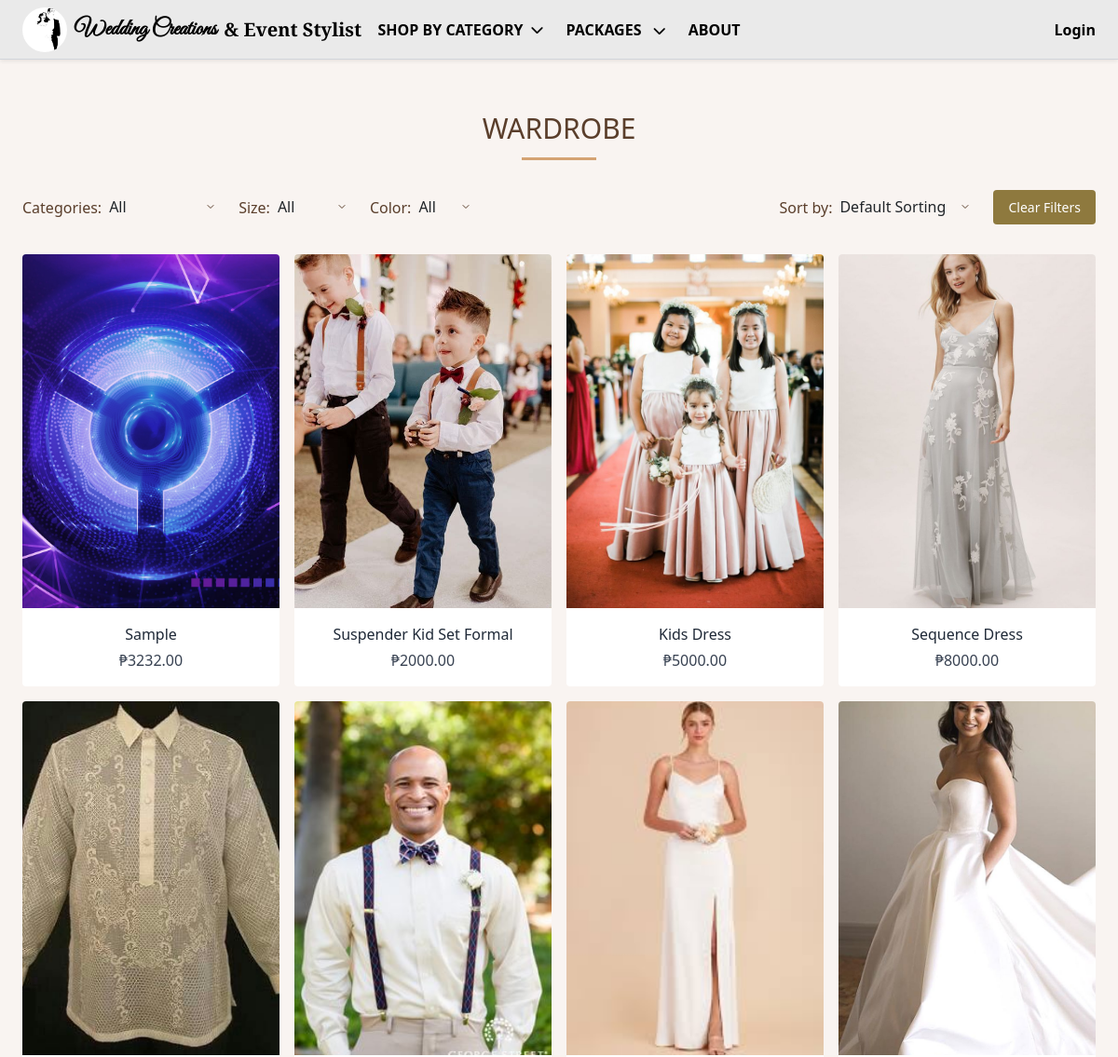
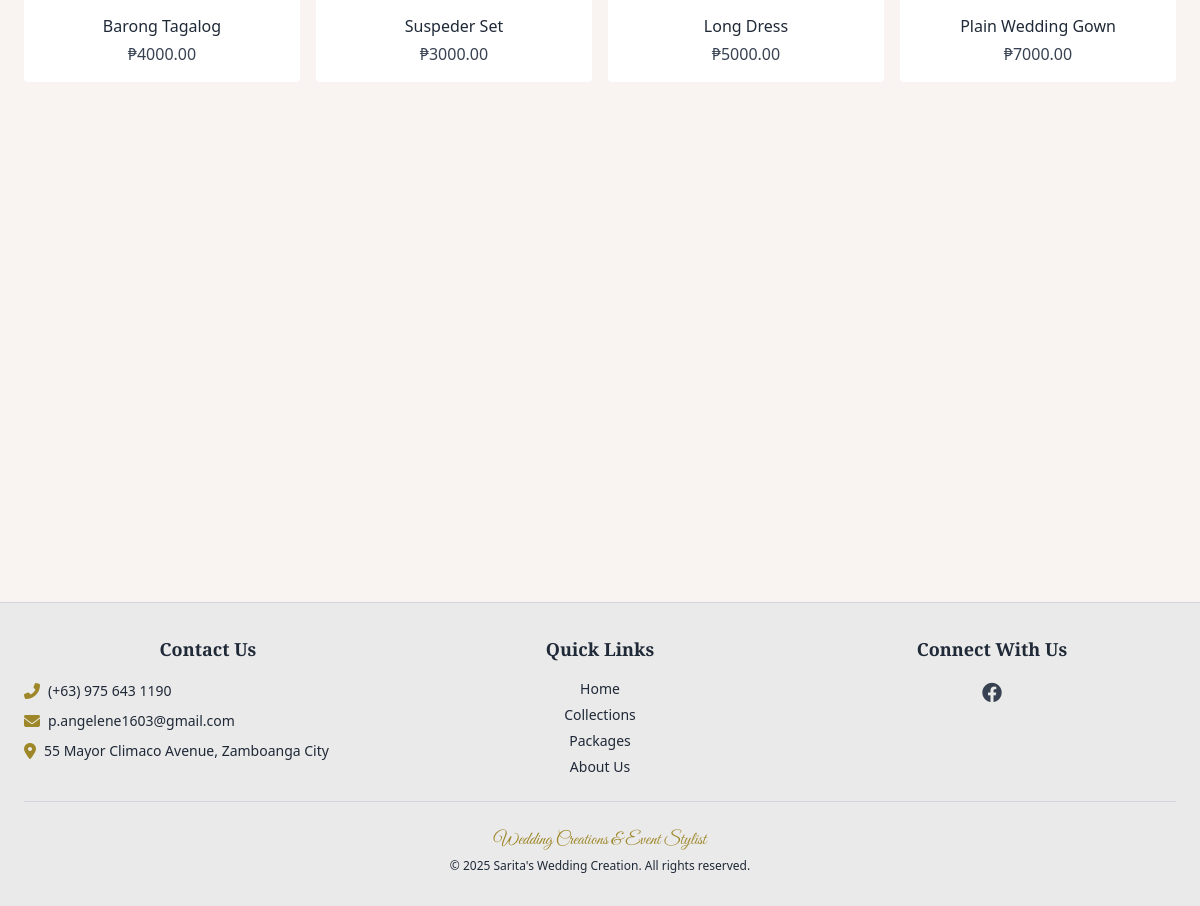
Screenshot of /wardrobe/ with the database file from the repository (2 pictures, top to bottom).
### saritasapp/models.py (models this page shows, shortened)
class Inventory(models.Model):
    name = models.CharField(max_length=255)
    branch = models.ForeignKey(Branch, on_delete=models.CASCADE, related_name="inventory_items")
    category = models.ForeignKey(Category, on_delete=models.CASCADE, related_name="items")
    item_type = models.ForeignKey(ItemType, on_delete=models.SET_NULL, null=True, blank=True)
    color = models.ForeignKey(Color, null=True, blank=True, on_delete=models.SET_NULL, related_name="inventory_items")
    size = models.ForeignKey(Size, null=True, blank=True, on_delete=models.SET_NULL, related_name="inventory_items")
    quantity = models.IntegerField(default=0)
    rental_price = models.DecimalField(max_digits=10, decimal_places=2)
    reservation_price = models.DecimalField(max_digits=10, decimal_places=2, null=True, blank=True)
    deposit_price = models.DecimalField(max_digits=10, decimal_places=2, null=True, blank=True)
    purchase_price = models.DecimalField(max_digits=10, decimal_places=2, null=True, blank=True)
    available = models.BooleanField(default=True)
    image = models.ImageField(upload_to="inventory/", null=True, blank=True)
    created_at = models.DateTimeField(auto_now_add=True)
    updated_at = models.DateTimeField(auto_now=True)
    class Meta:
        verbose_name_plural = "Inventory"
        ordering = ['-created_at']

### customerapp/views.py (the view)
# urls.py: path('wardrobe/', views.wardrobe_view, name='wardrobe'),
def wardrobe_view(request):
    inventory_items = Inventory.objects.filter(available=True)
    selected_category = request.GET.get('category')
    selected_color = request.GET.get('color')
    selected_size = request.GET.get('size')
    sort = request.GET.get('sort')
    if selected_category:
        inventory_items = inventory_items.filter(category__id=selected_category)
    if selected_color:
        inventory_items = inventory_items.filter(color__id=selected_color)
    if selected_size:
        inventory_items = inventory_items.filter(size__id=selected_size)
    if sort == "name_asc":
        inventory_items = inventory_items.order_by("name")
    elif sort == "name_desc":
        inventory_items = inventory_items.order_by("-name")
    elif sort == "price_asc":
        inventory_items = inventory_items.order_by("purchase_price")
    elif sort == "price_desc":
        inventory_items = inventory_items.order_by("-purchase_price")
    context = {
        'inventory_items': inventory_items,
        'categories': Category.objects.all(),
        'colors': Color.objects.all(),
        'sizes': Size.objects.all(),
        'selected_category': selected_category,
        'selected_color': selected_color,
        'selected_size': selected_size,
        'sort': sort
    }
    return render(request, 'customerapp/wardrobe.html', context)

### customerapp/context_processors.py (called while the page is built, shortened)
def notifications(request):
    return {'unread_count': 0}

def categories_processor(request):
    return {
        'categories': Category.objects.all()
    }

### saritasapp/context_processors.py (called while the page is built)
def notifications(request):
    if request.user.is_authenticated:
        return {
            'unread_count': Notification.objects.filter(user=request.user, is_read=False).count()
        }
    return {}

### customerapp/templates/customerapp/wardrobe.html (shortened to what this page needs)
{% extends "customerapp/base.html" %}
{% load static %}
{% block content %}
<div class="max-w-7xl mx-auto px-4 py-10">
    <h2 class="fade-in-up text-3xl text-center text-[#5a3e2b] pb-3 mb-8 relative after:absolute after:bottom-0 after:left-1/2 after:transform after:-translate-x-1/2 after:w-20 after:h-[3px] after:bg-[#d4a373] fade-up">
       WARDROBE
    </h2>
    <form id="filter-form" method="get" class="flex flex-wrap items-center justify-between gap-4 mb-8 fade-in-up">
        <div class="flex gap-6 flex-wrap items-center">
            <div class="flex items-center">
                <label for="category" class="mr-2">Categories:</label>
                <select name="category" id="category" onchange="this.form.submit()">
                    <option value="">All</option>
                </select>
            </div>
            <div class="flex items-center">
                <label for="size" class="mr-2">Size:</label>
                <select name="size" id="size" onchange="this.form.submit()">
                    <option value="">All</option>
                </select>
            </div>
            <div class="flex items-center">
                <label for="color" class="mr-2">Color:</label>
                <select name="color" id="color" onchange="this.form.submit()">
                    <option value="">All</option>
                </select>
            </div>
        </div>
        <div class="flex items-center gap-4">
            <div class="flex items-center">
                <label for="sort" class="mr-2">Sort by:</label>
                <select name="sort" id="sort" onchange="this.form.submit()">
                    <option value="">Default Sorting</option>
                </select>
            </div>
            <button type="button" onclick="clearFilters()" class="filter-btn shine-effect">
                Clear Filters
            </button>
        </div>
    </form>
    <div class="grid grid-cols-2 md:grid-cols-3 lg:grid-cols-4" id="product-grid">
        {% if inventory_items %}
            {% for item in inventory_items %}
            <a href="{% url 'customerapp:item_detail' item.id %}" class="group block bg-white rounded overflow-hidden product-card hover:shadow-lg transition-all">
                <div class="h-[380px] w-full overflow-hidden">
                    {% if item.image %}
                        <img src="{{ item.image.url }}" alt="{{ item.name }}" class="w-full h-full object-cover">
                    {% else %}
                        <img src="{% static 'image/default-placeholder.png' %}" alt="No image" class="w-full h-full object-cover">
                    {% endif %}
                </div>
                <div class="p-3 text-center">
                    <h3 class="text-gray-800 font-medium text-base truncate">{{ item.name }}</h3>
                    <p class="text-gray-700 mt-1"> ₱{{ item.rental_price }} </p>
                </div>
            </a>
            {% endfor %}
        {% else %}
        <div class="col-span-full text-center py-20 bg-white rounded-lg shadow border">
            <i class="fas fa-search text-4xl text-[#8E793E] mb-4"></i>
            <p class="text-gray-600 mb-4">No items match your filters</p>
            <button onclick="clearFilters()" class="filter-btn">Clear Filters</button>
        </div>
        {% endif %}
    </div>
</div>
{% endblock %}

### customerapp/templates/customerapp/base.html (style rules this page uses)
.shine-effect { position: relative; overflow: hidden; }
.shine-effect::after { content: ''; position: absolute; top: 0; left: -100%; width: 100%; height: 100%; background: linear-gradient(90deg, rgba(255, 255, 255, 0) 0%, rgba(255, 255, 255, 0.3) 50%, rgba(255, 255, 255, 0) 100%); transition: none; }
.bg-custom { background-color: #f9f4f1; }

### customerapp/templates/customerapp/wardrobe.html (style rules this page uses)
.fade-in-up { opacity: 0; animation: fadeInUp 0.8s ease-out forwards; }
.product-card { opacity: 0; transform: translateY(15px); transition: opacity 0.8s cubic-bezier(0.33, 1, 0.68, 1), transform 0.8s cubic-bezier(0.32, 0, 0.67, 0); will-change: opacity, transform; }
.product-card.visible { opacity: 1; transform: translateY(0); }
.product-card img { transition: transform 0.5s ease; }
#product-grid { gap: 1rem; }
.filter-btn { background-color: #8E793E; color: white; border: none; padding: 0.5rem 1rem; border-radius: 0.25rem; cursor: pointer; transition: background-color 0.3s ease; font-size: 0.875rem; }
select { background: transparent; border: none; border-bottom: 1px solid transparent; padding: 0.25rem 0; margin-right: 1rem; outline: none; transition: border-color 0.3s ease; -webkit-appearance: none; -moz-appearance: none; appearance: none; cursor: pointer; position: relative; background-repeat: no-repeat; background-position: right center; padding-right: 1.5rem; }
label { color: #5a3e2b; font-weight: 500; }
.shine-effect { position: relative; overflow: hidden; }
.shine-effect::after { content: ''; position: absolute; top: 0; left: -100%; width: 100%; height: 100%; background: linear-gradient(90deg, rgba(255, 255, 255, 0) 0%, rgba(255, 255, 255, 0.3) 50%, rgba(255, 255, 255, 0) 100%); transition: none; }

### rows the page displays
Inventory: image (picture), name "Sample", rental_price "3232.00"
Inventory: image (picture), name "Suspender Kid Set Formal", rental_price "2000.00"
Inventory: image (picture), name "Kids Dress", rental_price "5000.00"
Inventory: image (picture), name "Sequence Dress", rental_price "8000.00"
Inventory: image (picture), name "Barong Tagalog", rental_price "4000.00"
Inventory: image (picture), name "Suspeder Set", rental_price "3000.00"
Inventory: image (picture), name "Long Dress", rental_price "5000.00"
Inventory: image (picture), name "Plain Wedding Gown", rental_price "7000.00"
